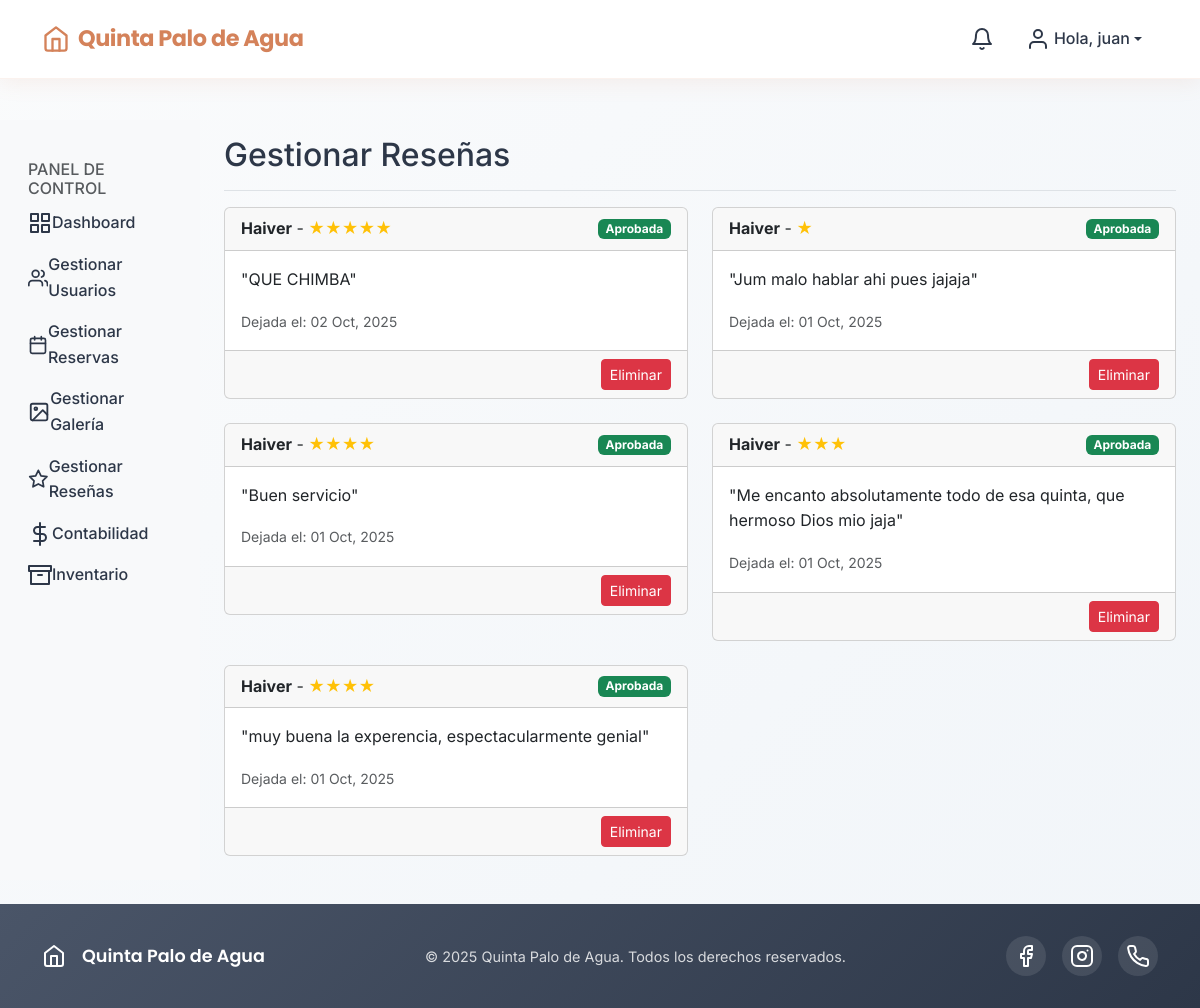
The page /panel-control/resenas/ (signed in) on the database as committed earlier.
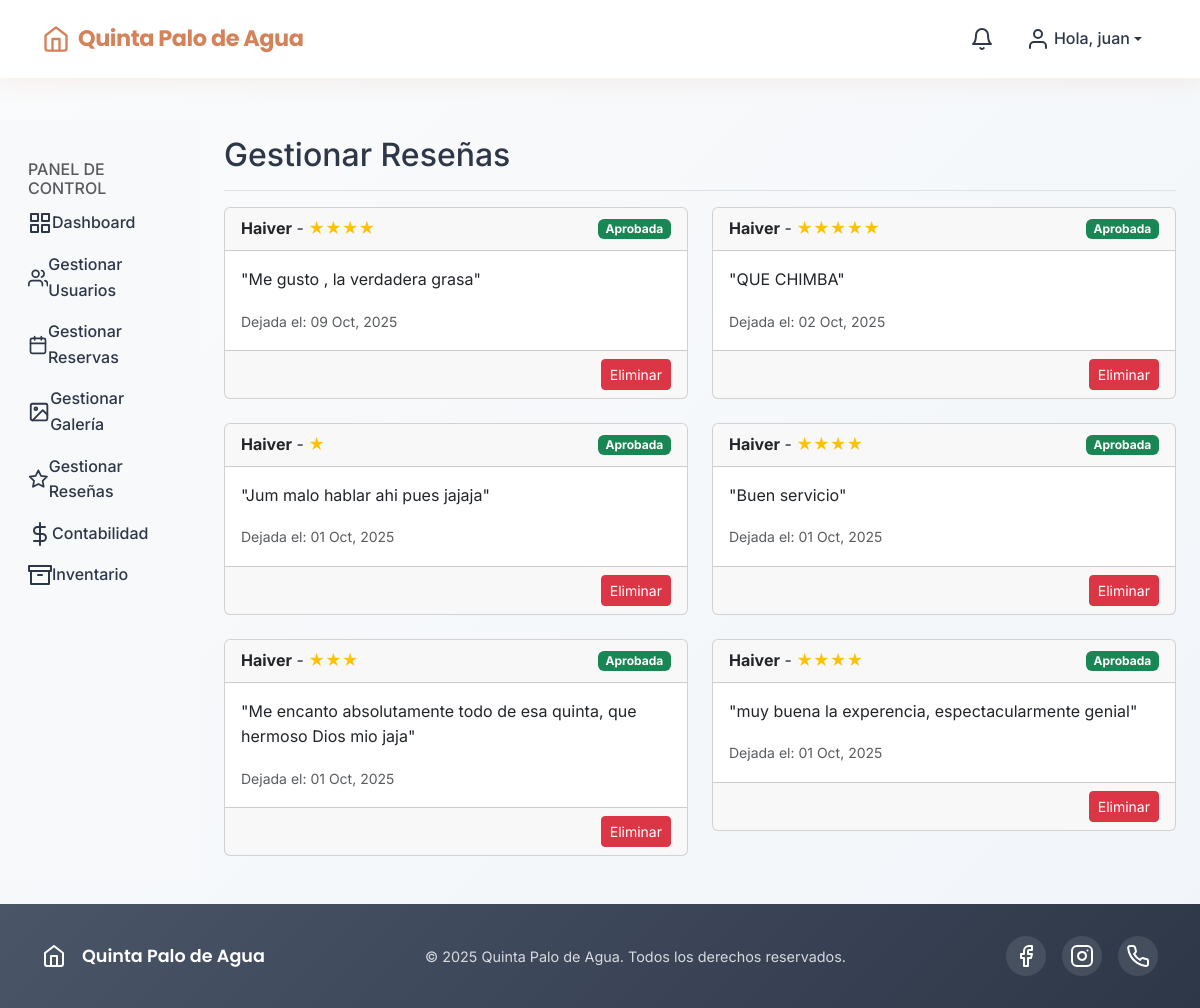
The same page on the database as committed later.
### reservas/models.py (models this page shows, shortened)
class Resena(models.Model):
    reserva = models.OneToOneField(Reserva, on_delete=models.CASCADE, related_name='resena')
    usuario = models.ForeignKey(User, on_delete=models.CASCADE)
    calificacion = models.PositiveIntegerField(choices=[(i, f'{i} estrellas') for i in range(1, 6)])
    comentario = models.TextField(max_length=500)
    fecha_creacion = models.DateTimeField(auto_now_add=True)
    aprobada = models.BooleanField(default=False)
    class Meta:
        ordering = ['-fecha_creacion']

### reservas/views.py (the view)
# urls.py: path('resenas/', reservas_views.gestionar_resenas_admin, name='gestionar_resenas_admin'),
@login_required
def gestionar_resenas_admin(request):
    if not request.user.is_staff:
        return redirect('index')
    lista_resenas = Resena.objects.all()
    return render(request, 'panel_admin/admin_gestionar_resenas.html', {'resenas': lista_resenas})

### templates/panel_admin/admin_gestionar_resenas.html (shortened to what this page needs)
{% extends 'panel_admin/panel_admin_base.html' %}
{% block panel_content %}
<div class="d-flex justify-content-between flex-wrap flex-md-nowrap align-items-center pt-3 pb-2 mb-3 border-bottom">
    <h1 class="h2">Gestionar Reseñas</h1>
</div>
<div class="row">
    {% for resena in resenas %}
    <div class="col-md-6 mb-4">
        <div class="card">
            <div class="card-header d-flex justify-content-between align-items-center">
                <span>
                    <strong>{{ resena.usuario.username }}</strong> -
                    <span class="text-warning">{% for i in "x"|ljust:resena.calificacion %}★{% endfor %}</span>
                </span>
                {% if resena.aprobada %}
                    <span class="badge bg-success">Aprobada</span>
                {% else %}
                    <span class="badge bg-warning text-dark">Pendiente</span>
                {% endif %}
            </div>
            <div class="card-body">
                <p class="card-text">"{{ resena.comentario }}"</p>
                <small class="text-muted">Dejada el: {{ resena.fecha_creacion|date:"d M, Y" }}</small>
            </div>
            <div class="card-footer text-end">
                <form action="{% url 'eliminar_resena_admin' resena.id %}" method="post" class="d-inline">
                    <button type="submit" class="btn btn-danger btn-sm">Eliminar</button>
                </form>
            </div>
        </div>
    </div>
    {% empty %}
    <div class="col">
        <p>No hay reseñas para mostrar.</p>
    </div>
    {% endfor %}
</div>
{% endblock %}

Rows that differ between the two databases and show on the page:
added Resena: usuario.username "Haiver", calificacion 4 (drawn), aprobada "Aprobada", comentario "Me gusto , la verdadera grasa", fecha_creacion "09 Oct, 2025"
